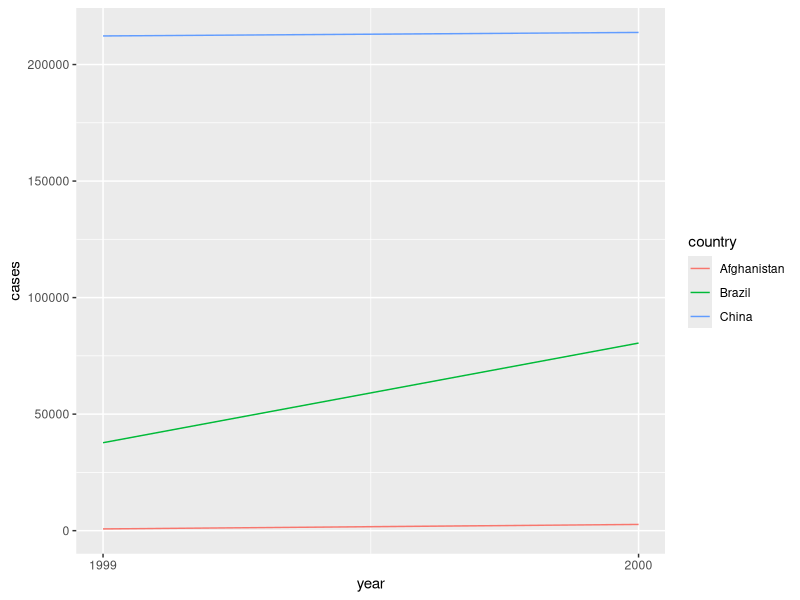
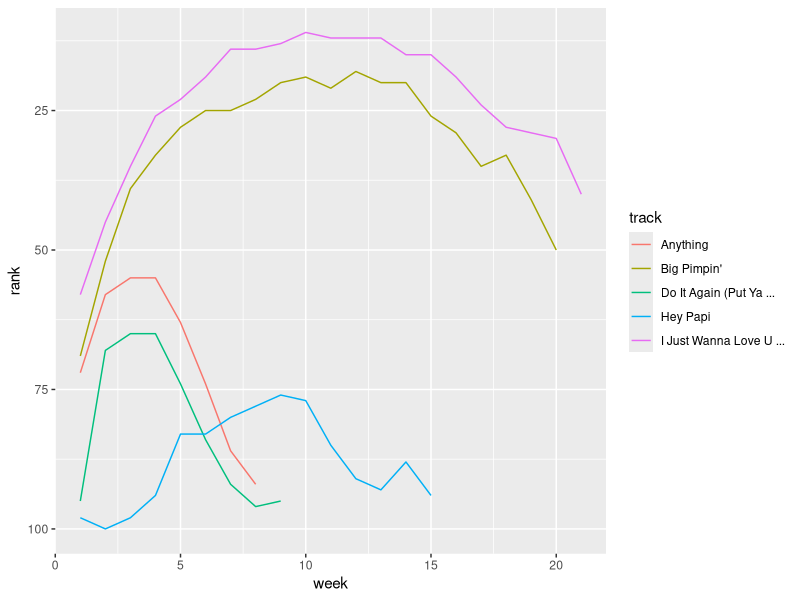

Source code (R) for these figures, in order:
library(tidyverse)

table1 <- tibble(
  country = c("Afghanistan", "Afghanistan", "Brazil", "Brazil", "China", "China"),
  year = c(1999, 2000, 1999, 2000, 1999, 2000),
  cases = c(745, 2666, 37737, 80488, 212258, 213766),
  population = c(19987071, 20595360, 172006362, 174504898, 1272915272, 1280428583),
)

table2 <- tibble(
  country = c(
    "Afghanistan", "Afghanistan", "Afghanistan", "Afghanistan", "Brazil", "Brazil", "Brazil", "Brazil", "China",
    "China", "China", "China"
  ),
  year = c(1999, 1999, 2000, 2000, 1999, 1999, 2000, 2000, 1999, 1999, 2000, 2000),
  type = c(
    "cases", "population", "cases", "population", "cases", "population", "cases", "population", "cases", "population",
    "cases", "population"
  ),
  count = c(745, 19987071, 2666, 20595360, 37737, 172006362, 80488, 174504898, 212258, 1272915272, 213766, 1280428583),
)

table3 <- tibble(
  country = c("Afghanistan", "Afghanistan", "Brazil", "Brazil", "China", "China"),
  year = c(1999, 2000, 1999, 2000, 1999, 2000),
  rate = c(
    "745/19987071", "2666/20595360", "37737/172006362", "80488/174504898", "212258/1272915272", "213766/1280428583"
  ),
)

# 5 Data tidying ====

table1 |>
  group_by(country, year) |>
  summarise(sum(cases), .groups = "drop")

table1 |>
  ggplot(aes(x = year, y = cases)) +
  geom_line(aes(color = country)) +
  scale_x_continuous(breaks = c(1999, 2000)) # x-axis breaks at 1999 and 2000

# 5.2.1 Tidying Exercise 2 ====

# Sketch out the process you’d use to calculate the rate for table2 and table3.
# You will need to perform four operations:
# a) Extract the number of TB cases per country per year.
# b) Extract the matching population per country per year.
# c) Divide cases by population, and multiply by 10000.
# d) Store back in the appropriate place.

table2 |>
  pivot_wider(
    names_from = type,
    values_from = count
  ) |>
  mutate(rate = cases / population * 10000)

table3 # ???

# 5.3 Lengthening data ====

pivoted_billboard <- billboard |>
  pivot_longer(
    cols = starts_with("wk"),
    names_to = "week",
    values_to = "rank",
    values_drop_na = TRUE,
  ) |>
  mutate(week = parse_number(week))

pivoted_billboard |>
  filter(artist == "Jay-Z") |>
  ggplot(aes(week, rank, color = track)) +
  geom_line() +
  scale_y_reverse()

# Tracks with the highest rank (1 best, 100 worst)
pivoted_billboard |>
  group_by(track) |>
  summarise(avg_rank = mean(rank), entries = n()) |>
  arrange(avg_rank, desc(entries))

# Tracks that stayed longer on the Billboard
pivoted_billboard |>
  distinct(artist, track, week) |>
  count(track, sort = TRUE)

# Artists with the most songs on the Billboard
pivoted_billboard |>
  distinct(artist, track) |>
  count(artist, sort = TRUE)

# 5.4  Widening data ====

cms_patient_experience |>
  pivot_wider(
    id_cols = starts_with("org_"),
    names_from = measure_cd,
    values_from = prf_rate,
  )

df <- tribble(
  ~id, ~measurement, ~value,
  "A",        "bp1",    100,
  "B",        "bp1",    140,
  "B",        "bp2",    115,
  "A",        "bp2",    120,
  "A",        "bp3",    105
)

df |>
  pivot_wider(
    # id_cols = id,  # not necessary in this case, might be in other cases
    names_from = measurement,
    values_from = value
  )
